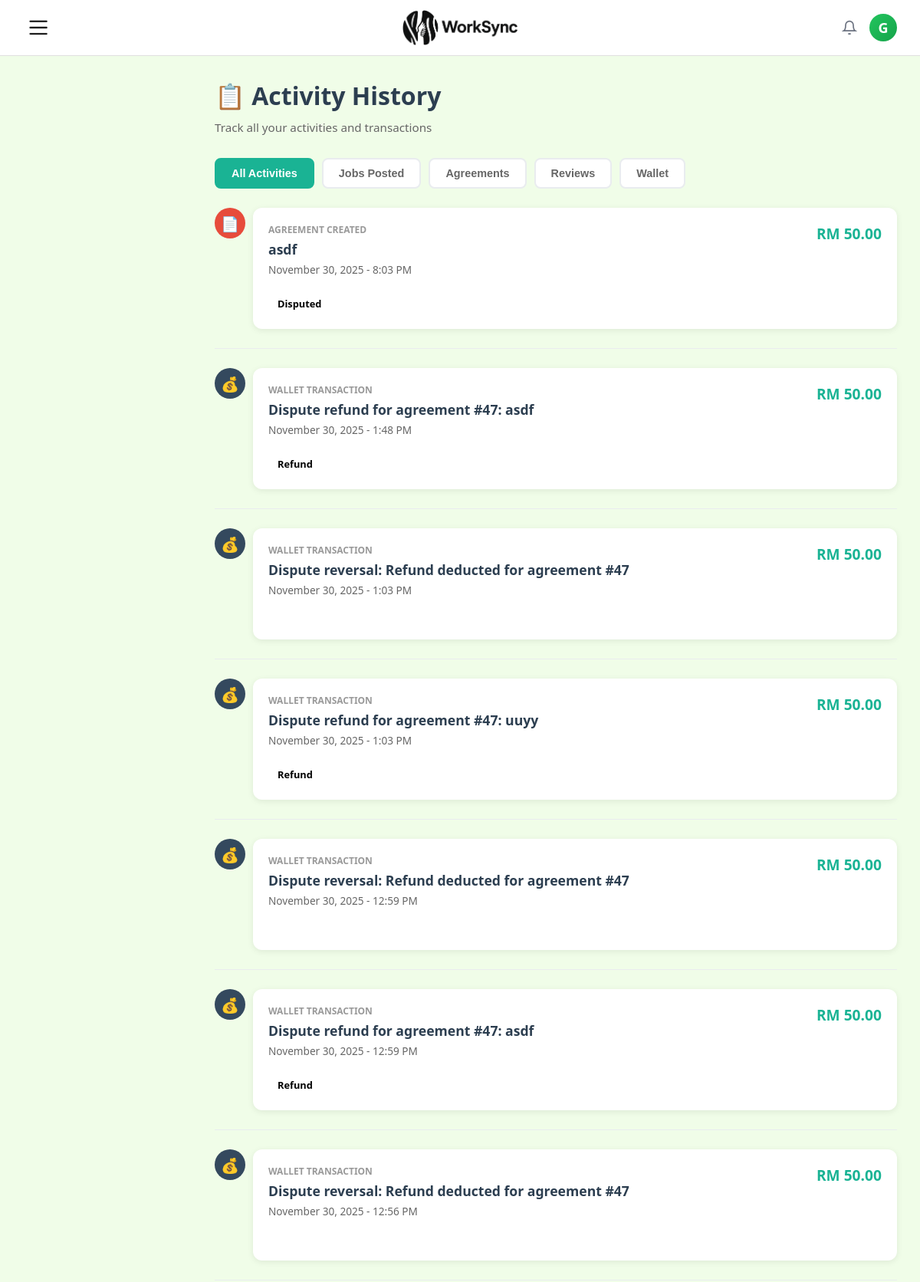
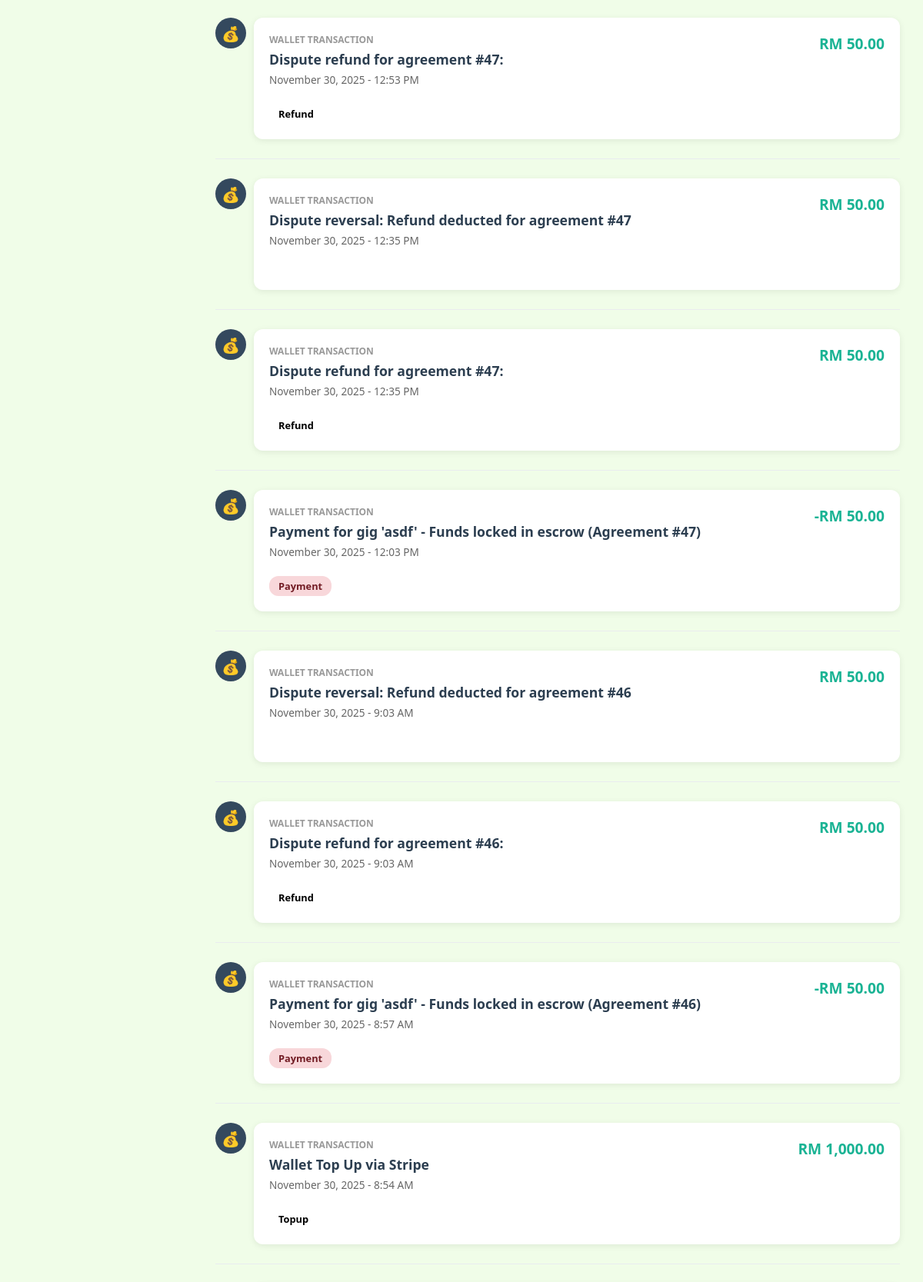
The page /page/activity_history.php (signed in, upper part) on the database its author committed (2 pictures, top to bottom).
### tables this page shows
CREATE TABLE
  `client` (
    `ClientID` int (11) NOT NULL,
    `CompanyName` varchar(255) DEFAULT NULL,
    `Description` text DEFAULT NULL,
    `Email` varchar(255) DEFAULT NULL,
    `Password` varchar(255) DEFAULT NULL,
    `PhoneNo` varchar(50) DEFAULT NULL,
    `ProfilePicture` varchar(500) DEFAULT NULL,
    `Status` varchar(50) DEFAULT NULL,
    `Address` text DEFAULT NULL,
    `JoinedDate` timestamp NOT NULL DEFAULT current_timestamp(),
    `isDelete` tinyint (1) DEFAULT 0
  );

CREATE TABLE
  `agreement` (
    `AgreementID` int (11) NOT NULL,
    `FreelancerID` int (11) DEFAULT NULL,
    `ClientID` int (11) DEFAULT NULL,
    `CreatedDate` timestamp NOT NULL DEFAULT current_timestamp(),
    `CompleteDate` date DEFAULT NULL,
    `DeliveryDate` date DEFAULT NULL,
    `agreeementPath` varchar(255) DEFAULT NULL,
    `ClientSignedDate` datetime DEFAULT NULL,
    `ClientSignaturePath` varchar(255) DEFAULT NULL,
    `FreelancerSignedDate` datetime DEFAULT NULL,
    `ExpiredDate` datetime DEFAULT NULL,
    `FreelancerSignaturePath` varchar(255) DEFAULT NULL,
    `Terms` text DEFAULT NULL,
    `Status` varchar(50) DEFAULT NULL,
    `ProjectTitle` varchar(255) DEFAULT NULL,
    `Scope` text DEFAULT NULL,
    `DeliveryTime` int (11) NOT NULL,
    `Deliverables` text DEFAULT NULL,
    `PaymentAmount` decimal(10, 2) DEFAULT NULL,
    `RemainingRevisions` int (11) NOT NULL DEFAULT 3,
    `ProjectDetail` text DEFAULT NULL,
    `FreelancerName` varchar(255) DEFAULT NULL,
    `ClientName` varchar(255) DEFAULT NULL
  );

CREATE TABLE
  `wallet_transactions` (
    `TransactionID` int (11) NOT NULL,
    `WalletID` int (11) NOT NULL,
    `Type` enum (
      'topup',
      'payment',
      'earning',
      'refund',
      'withdrawal'
    ) NOT NULL,
    `Amount` decimal(10, 2) NOT NULL,
    `Status` enum ('pending', 'completed', 'failed') NOT NULL DEFAULT 'pending',
    `Description` text DEFAULT NULL,
    `ReferenceID` varchar(100) DEFAULT NULL COMMENT 'Order ID, Payment ID, etc.',
    `CreatedAt` timestamp NOT NULL DEFAULT current_timestamp()
  );

### page/activity_history.php (the view, shortened to what this page needs)
<?php
$user_id = $_SESSION['user_id'];
$user_type = $_SESSION['user_type'];
$conn = getDBConnection();
$activities = [];
if ($user_type === 'client') {
    $sql = "SELECT 'job_posted' as type, JobID as id, Title as title, PostDate as date, Status as status, Budget as amount
            FROM job
            WHERE ClientID = ?
            ORDER BY PostDate DESC";
    $stmt = $conn->prepare($sql);
    $stmt->bind_param('i', $user_id);
    $stmt->execute();
    $result = $stmt->get_result();
    while ($row = $result->fetch_assoc()) {
        $activities[] = $row;
    }
    $sql = "SELECT 'agreement_created' as type, AgreementID as id, ProjectTitle as title, ClientSignedDate as date, Status as status, PaymentAmount as amount
            FROM agreement
            WHERE ClientID = ?
            ORDER BY ClientSignedDate DESC";
    $stmt = $conn->prepare($sql);
    $stmt->bind_param('i', $user_id);
    $stmt->execute();
    $result = $stmt->get_result();
    while ($row = $result->fetch_assoc()) {
        $activities[] = $row;
    }
    $sql = "SELECT 'wallet_transaction' as type, TransactionID as id, Description as title, CreatedAt as date, Type as status, Amount as amount
            FROM wallet_transactions wt
            JOIN wallet w ON wt.WalletID = w.WalletID
            WHERE w.UserID = ?
            ORDER BY CreatedAt DESC
            LIMIT 50";
    $stmt = $conn->prepare($sql);
    $stmt->bind_param('i', $user_id);
    $stmt->execute();
    $result = $stmt->get_result();
    while ($row = $result->fetch_assoc()) {
        $activities[] = $row;
    }
}
usort($activities, function($a, $b) {
    return strtotime($b['date']) - strtotime($a['date']);
});
?>
<!DOCTYPE html>
<html lang="en">
<head>
    <link rel="stylesheet" href="/assets/css/app.css">
    <link rel="stylesheet" href="/assets/css/profile.css">
    <link rel="stylesheet" href="/assets/css/<?= $user_type === 'client' ? 'client' : 'freelancer' ?>.css">
</head>
<body>
    <?php
    include '../includes/header.php';
    ?>
    <div class="main-content">
        <div class="main-container">
        <div class="content">
            <div class="page-header">
                <h1>📋 Activity History</h1>
                <p>Track all your activities and transactions</p>
            </div>
            <div class="filter-tabs">
                <button class="filter-btn active" onclick="filterActivities('all')">All Activities</button>
                <?php if ($user_type === 'client'): ?>
                    <button class="filter-btn" onclick="filterActivities('job_posted')">Jobs Posted</button>
                    <button class="filter-btn" onclick="filterActivities('agreement_created')">Agreements</button>
                    <button class="filter-btn" onclick="filterActivities('work_reviewed')">Reviews</button>
                <?php else: ?>
                    <button class="filter-btn" onclick="filterActivities('job_application')">Applications</button>
                    <button class="filter-btn" onclick="filterActivities('agreement_signed')">Agreements</button>
                    <button class="filter-btn" onclick="filterActivities('work_submitted')">Submissions</button>
                <?php endif; ?>
                <button class="filter-btn" onclick="filterActivities('wallet_transaction')">Wallet</button>
            </div>
            <?php if (empty($activities)): ?>
                <div class="empty-state">
                    <div class="empty-icon">📋</div>
                    <h3>No Activity Yet</h3>
                    <p>Your activity history will appear here as you use the platform.</p>
                </div>
            <?php else: ?>
                <div class="history-timeline">
                    <?php foreach ($activities as $activity): ?>
                        <div class="timeline-item" data-type="<?= $activity['type'] ?>">
                            <div class="timeline-icon <?= str_replace('_', '-', $activity['type']) ?>">
                                <?php
                                $icons = [
                                    'job_posted' => '📝',
                                    'job_application' => '📬',
                                    'agreement_created' => '📄',
                                    'agreement_signed' => '✍️',
                                    'work_submitted' => '📤',
                                    'work_reviewed' => '✅',
                                    'wallet_transaction' => '💰'
                                ];
                                echo $icons[$activity['type']] ?? '📌';
                                ?>
                            </div>
                            <div class="timeline-content">
                                <div class="activity-header">
                                    <div class="activity-title">
                                        <div class="activity-type">
                                            <?= ucwords(str_replace('_', ' ', $activity['type'])) ?>
                                        </div>
                                        <div class="activity-name"><?= htmlspecialchars($activity['title']) ?></div>
                                        <div class="activity-date">
                                            <?= date('F d, Y - g:i A', strtotime($activity['date'])) ?>
                                        </div>
                                    </div>
                                    <?php if (!empty($activity['amount'])): ?>
                                        <div class="activity-amount">
                                            <?php if ($activity['type'] === 'wallet_transaction' && $activity['status'] === 'payment'): ?>
                                                -RM <?= number_format($activity['amount'], 2) ?>
                                            <?php else: ?>
                                                RM <?= number_format($activity['amount'], 2) ?>
                                            <?php endif; ?>
                                        </div>
                                    <?php endif; ?>
                                </div>
                                <span class="activity-status status-<?= str_replace('_', '-', strtolower($activity['status'])) ?>">
                                    <?= ucwords(str_replace('_', ' ', $activity['status'])) ?>
                                </span>
                            </div>
                        </div>
                    <?php endforeach; ?>
                </div>
            <?php endif; ?>
        </div>
    </div>
    </div>
</body>
</html>

### includes/header.php (shortened to what this page needs)
<header class="profile-header">
    <div class="header-left">
        <?php if (isset($_SESSION['user_id']) && isset($_SESSION['user_type'])): ?>
        <label for="sidebarToggle" class="menu-toggle" aria-label="Toggle sidebar">
            <img src="/images/menu_.png" alt="Menu" class="menu-icon">
        </label>
        <?php endif; ?>
    </div>
    <div class="header-logo">
        <a href="<?php
            if (isset($_SESSION['user_id']) && isset($_SESSION['user_type'])) {
                if ($_SESSION['user_type'] === 'freelancer') {
                    echo '/freelancer_home.php';
                } else {
                    echo '/client_home.php';
                }
            } else {
                echo '/index.php';
            }
        ?>">
            <img src="/images/logo.png" alt="Logo" class="logo-img">
        </a>
    </div>
    <div class="header-actions">
        <svg class="notification-icon" width="20" height="20" viewBox="0 0 24 24" fill="none" stroke="currentColor" stroke-width="2">
            <path d="M18 8A6 6 0 0 0 6 8c0 7-3 9-3 9h18s-3-2-3-9"></path>
            <path d="M13.73 21a2 2 0 0 1-3.46 0"></path>
        </svg>
        <div class="profile-dropdown">
            <div class="profile-avatar" id="profileAvatar" style="width: 36px; height: 36px; border-radius: 50%; background-color: #22c55e; display: flex; align-items: center; justify-content: center; color: white; font-size: 18px; cursor: pointer; overflow: hidden; flex-shrink: 0;">
                <?php
                if (isset($_SESSION['user_id']) && isset($_SESSION['user_type'])) {
                    $user_id = $_SESSION['user_id'];
                    $user_type = $_SESSION['user_type'];
                    $conn = getDBConnection();
                    if ($user_type === 'freelancer') {
                        $table = 'freelancer';
                        $id_column = 'FreelancerID';
                        $name_col1 = 'FirstName';
                        $name_col2 = 'LastName';
                    } else {
                        $table = 'client';
                        $id_column = 'ClientID';
                        $name_col1 = 'CompanyName';
                        $name_col2 = null;
                    }
                    $query = "SELECT ProfilePicture, $name_col1" . ($name_col2 ? ", $name_col2" : "") . " FROM $table WHERE $id_column = ?";
                    $stmt = $conn->prepare($query);
                    $stmt->bind_param('i', $user_id);
                    $stmt->execute();
                    $result = $stmt->get_result();
                    if ($result && $result->num_rows > 0) {
                        $user = $result->fetch_assoc();
                        $profilePicture = $user['ProfilePicture'] ?? null;
                        $name1 = $user[$name_col1] ?? '';
                        $name2 = $name_col2 ? ($user[$name_col2] ?? '') : '';
                        if (!empty($profilePicture) && file_exists('../' . $profilePicture)) {
                            echo '<img src="' . htmlspecialchars($profilePicture) . '" alt="Profile" style="width: 100%; height: 100%; object-fit: cover; border-radius: 50%; display: block;">';
                        } else {
                            if ($user_type === 'freelancer') {
                                $initials = strtoupper(substr($name1 ?: 'F', 0, 1) . substr($name2 ?: 'L', 0, 1));
                            } else {
                                $initials = strtoupper(substr($name1 ?: 'C', 0, 1));
                            }
                            echo $initials;
                        }
                    } else {
                        echo '👤';
                    }
                } else {
                    echo '👤';
                }
                ?>
            </div>
        </div>
    </div>
</header>

### assets/css/app.css (style rules this page uses)
html { font-family: 'Momo Trust Display', sans-serif; margin: 0; padding: 0; width: 100%; }
body { margin: 0; padding: 0; width: 100%; }
.header-logo { display: flex; align-items: center; }
.header-logo a { text-decoration: none; display: flex; align-items: center; transition: opacity 0.2s ease; }
.logo-img { height: 45px; width: auto; object-fit: contain; }
.notification-icon { font-size: 20px; color: #6b7280; cursor: pointer; transition: color 0.2s ease; display: inline-block; }
.profile-dropdown { position: relative; display: inline-block; }
.profile-avatar { width: 36px; height: 36px; border-radius: 50%; background-color: #22c55e; display: flex; align-items: center; justify-content: center; color: white; font-size: 18px; cursor: pointer; transition: background-color 0.2s ease; }

### assets/css/profile.css (style rules this page uses)
.menu-toggle { background: none; border: none; cursor: pointer; padding: 8px; display: flex; align-items: center; justify-content: center; border-radius: 8px; transition: background-color 0.2s; }
.menu-toggle .menu-icon { width: 24px; height: 24px; object-fit: contain; }
.main-content { flex: 1; margin-left: 0; padding: 0; width: 100%; min-height: 100vh; background-color: #f0fde8; }
.profile-header { background-color: white; padding: 16px 30px; display: flex; justify-content: space-between; align-items: center; gap: 20px; border-bottom: 1px solid #e0e0e0; position: sticky; top: 0; z-index: 998; }
.header-left { display: flex; align-items: center; flex: 1; }
.header-logo { position: absolute; left: 50%; transform: translateX(-50%); display: flex; align-items: center; justify-content: center; }
.header-logo a { display: flex; align-items: center; justify-content: center; text-decoration: none; }
.header-logo .logo-img { width: 150px; height: 150px; object-fit: contain; }
.header-actions { display: flex; align-items: center; gap: 20px; flex: 1; justify-content: flex-end; }
.header-actions { display: flex; align-items: center; gap: 16px; flex-shrink: 0; }
.notification-icon { font-size: 20px; color: #6b7280; cursor: pointer; transition: color 0.2s ease; }
.profile-avatar { width: 40px; height: 40px; border-radius: 50%; background: linear-gradient(135deg, #22c55e, #16a34a); display: flex; align-items: center; justify-content: center; color: white; font-size: 16px; font-weight: 600; cursor: pointer; transition: all 0.2s ease; flex-shrink: 0; text-transform: uppercase; }
.profile-dropdown { position: relative; display: inline-block; }

### rows shown on the page
client: CompanyName "G"
agreement: type "📄", type "AGREEMENT CREATED", ProjectTitle "asdf", ClientSignedDate "November 30, 2025 - 8:03 PM", PaymentAmount "50.00", Status "Disputed"
wallet_transactions: type "💰", type "WALLET TRANSACTION", Description "Dispute refund for agreement #47: asdf", CreatedAt "November 30, 2025 - 1:48 PM", Amount "50.00", Type "Refund"
wallet_transactions: type "💰", type "WALLET TRANSACTION", Description "Dispute reversal: Refund deducted for agreement #47", CreatedAt "November 30, 2025 - 1:03 PM", Amount "50.00"
wallet_transactions: type "💰", type "WALLET TRANSACTION", Description "Dispute refund for agreement #47: uuyy", CreatedAt "November 30, 2025 - 1:03 PM", Amount "50.00", Type "Refund"
wallet_transactions: type "💰", type "WALLET TRANSACTION", Description "Dispute reversal: Refund deducted for agreement #47", CreatedAt "November 30, 2025 - 12:59 PM", Amount "50.00"
wallet_transactions: type "💰", type "WALLET TRANSACTION", Description "Dispute refund for agreement #47: asdf", CreatedAt "November 30, 2025 - 12:59 PM", Amount "50.00", Type "Refund"
wallet_transactions: type "💰", type "WALLET TRANSACTION", Description "Dispute reversal: Refund deducted for agreement #47", CreatedAt "November 30, 2025 - 12:56 PM", Amount "50.00"
wallet_transactions: type "💰", type "WALLET TRANSACTION", Description "Dispute refund for agreement #47:", CreatedAt "November 30, 2025 - 12:53 PM", Amount "50.00", Type "Refund"
wallet_transactions: type "💰", type "WALLET TRANSACTION", Description "Dispute reversal: Refund deducted for agreement #47", CreatedAt "November 30, 2025 - 12:35 PM", Amount "50.00"
wallet_transactions: type "💰", type "WALLET TRANSACTION", Description "Dispute refund for agreement #47:", CreatedAt "November 30, 2025 - 12:35 PM", Amount "50.00", Type "Refund"
wallet_transactions: type "💰", type "WALLET TRANSACTION", Description "Payment for gig 'asdf' - Funds locked in escrow (Agreement #47)", CreatedAt "November 30, 2025 - 12:03 PM", Amount "50.00", Type "Payment"
wallet_transactions: type "💰", type "WALLET TRANSACTION", Description "Dispute reversal: Refund deducted for agreement #46", CreatedAt "November 30, 2025 - 9:03 AM", Amount "50.00"
wallet_transactions: type "💰", type "WALLET TRANSACTION", Description "Dispute refund for agreement #46:", CreatedAt "November 30, 2025 - 9:03 AM", Amount "50.00", Type "Refund"
wallet_transactions: type "💰", type "WALLET TRANSACTION", Description "Payment for gig 'asdf' - Funds locked in escrow (Agreement #46)", CreatedAt "November 30, 2025 - 8:57 AM", Amount "50.00", Type "Payment"
wallet_transactions: type "💰", type "WALLET TRANSACTION", Description "Wallet Top Up via Stripe", CreatedAt "November 30, 2025 - 8:54 AM", Amount "1,000.00", Type "Topup"
